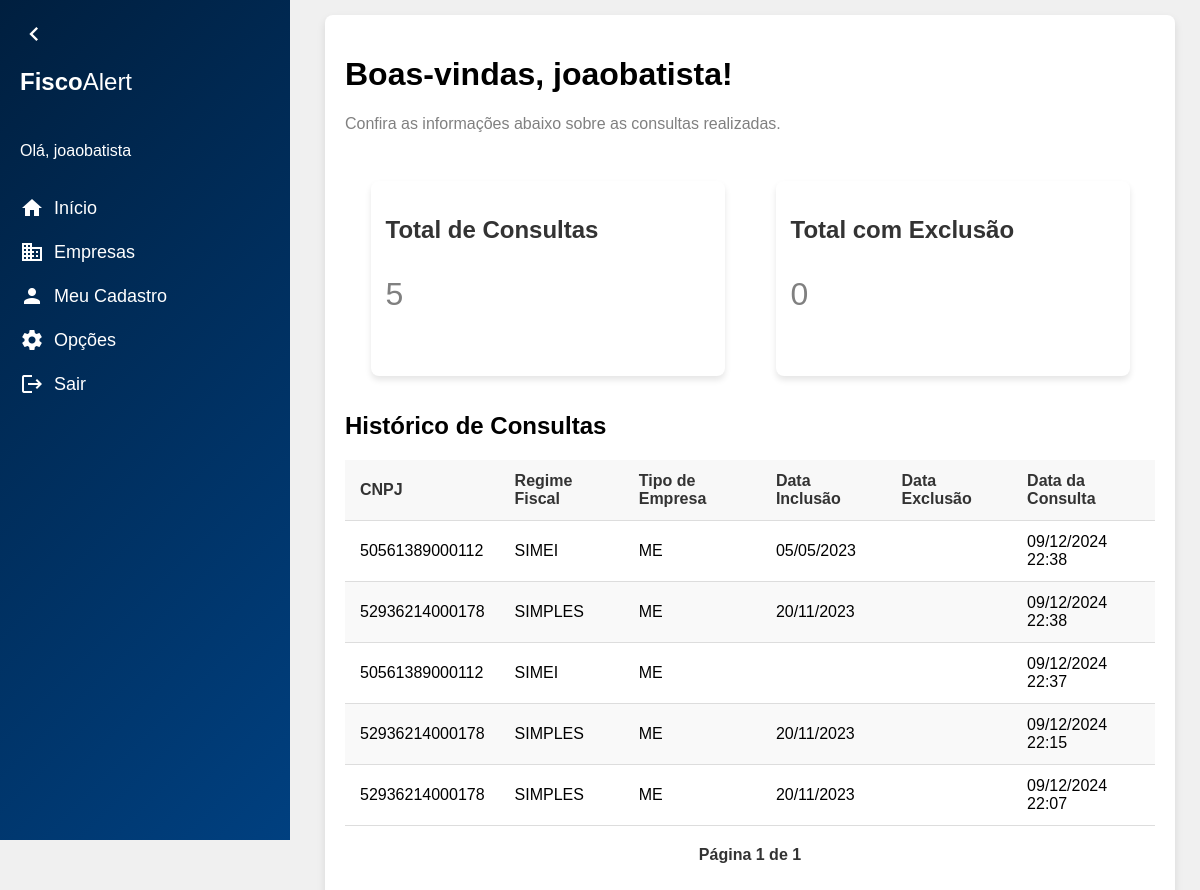
Screenshot of / (signed in) with the database file from the repository.
### contas/models.py (models this page shows)
class CustomUser(AbstractUser):
        escritorio = models.ForeignKey(
        Escritorio,
        on_delete=models.CASCADE,
        null=True,
        blank=True,
        related_name='usuarios'
    )

### clientes/models.py (models this page shows, shortened)
class ConsultaHistorico(models.Model):
    cnpj = models.CharField(max_length=14, verbose_name="CNPJ", db_index=True)
    regime_fiscal = models.CharField(max_length=100, verbose_name="Regime Fiscal", blank=True, null=True)
    tipo_empresa = models.CharField(max_length=100, verbose_name="Tipo Empresa", blank= True, null= True)
    data_inclusao = models.DateField(blank= True, null= True)
    data_exclusao = models.DateField(blank= True, null= True)
    data_consulta = models.DateTimeField(auto_now_add=True, verbose_name="Data da Consulta")
    escritorio = models.CharField(max_length=100, verbose_name="Escritorio", blank= True, null = True)
    class Meta:
        verbose_name = "Histórico de Consulta"
        verbose_name_plural = "Históricos de Consulta"
        ordering = ['-data_consulta']

### inicio/views.py (the view)
# urls.py: path('', inicio_view, name='inicio'),
@login_required
def inicio_view(request):
    total_consultas = ConsultaHistorico.objects.count()
    total_exclusoes = ConsultaHistorico.objects.filter(data_exclusao__isnull=False).count()
    consultas_list = ConsultaHistorico.objects.all().order_by('-data_consulta')
    paginator = Paginator(consultas_list, 10)
    page_number = request.GET.get('page')
    consultas = paginator.get_page(page_number)
    context = {
        'total_consultas': total_consultas,
        'total_exclusoes': total_exclusoes,
        'consultas': consultas,
    }
    return render(request, 'inicio.html', context)

### inicio/templates/inicio.html (shortened to what this page needs)
{% extends "base.html" %}
{% block content %}
<div class="content">
    <div class="container">
        <header>
            <h1>Boas-vindas, {{ user.username }}!</h1>
            <p>Confira as informações abaixo sobre as consultas realizadas.</p>
        </header>
        <div class="cards">
            <div class="card">
                <h2>Total de Consultas</h2>
                <p>{{ total_consultas }}</p>
            </div>
            <div class="card">
                <h2>Total com Exclusão</h2>
                <p>{{ total_exclusoes }}</p>
            </div>
        </div>
        <div class="historico">
            <h2>Histórico de Consultas</h2>
            <table>
                <thead>
                    <tr>
                        <th>CNPJ</th>
                        <th>Regime Fiscal</th>
                        <th>Tipo de Empresa</th>
                        <th>Data Inclusão</th>
                        <th>Data Exclusão</th>
                        <th>Data da Consulta</th>
                    </tr>
                </thead>
                <tbody>
                    {% for consulta in consultas %}
                    <tr>
                        <td>{{ consulta.cnpj }}</td>
                        <td>{{ consulta.regime_fiscal }}</td>
                        <td>{{ consulta.tipo_empresa }}</td>
                        <td>{{ consulta.data_inclusao|date:"d/m/Y" }}</td>
                        <td>{{ consulta.data_exclusao|date:"d/m/Y" }}</td>
                        <td>{{ consulta.data_consulta|date:"d/m/Y H:i" }}</td>
                    </tr>
                    {% empty %}
                    <tr>
                        <td colspan="6">Nenhuma consulta encontrada.</td>
                    </tr>
                    {% endfor %}
                </tbody>
            </table>
            <div class="pagination">
                <span class="step-links">
                    <span>Página {{ consultas.number }} de {{ consultas.paginator.num_pages }}</span>
                </span>
            </div>
        </div>
    </div>
    {% endblock %}

### app/templates/base.html (shortened to what this page needs)
<!DOCTYPE html>
<html lang="pt-BR">
<head>
</head>
<body>
    <nav class="sidebar collapsed" id="sidebar">
        <span class="material-icons toggle-btn" onclick="toggleSidebar()">chevron_left</span>
        <span class="logo"><strong>Fisco</strong>Alert</span>
        <div class="menu">
            {% if user.is_authenticated %}
            <p>Olá, {{ user.username }}</p>
            {% endif %}
            <a href="{% url 'inicio' %}">
                <span class="material-icons">home</span>
                <span class="text">Início</span>
            </a>
            <a href="{% url 'clientes' %}">
                <span class="material-icons">business</span>
                <span class="text">Empresas</span>
            </a>
            <a href="{% url 'escritorio_detalhes' id=1 %}">
                <span class="material-icons">person</span>
                <span class="text">Meu Cadastro</span>
            </a>
            <a href="#">
                <span class="material-icons">settings</span>
                <span class="text">Opções</span>
            </a>
            <a href="{% url 'logout' %}">
                <span class="material-icons">logout</span>
                <span class="text">Sair</span>
            </a>
        </div>
    </nav>
    {% block content %}
    {% endblock %}
</body>
</html>

### app/templates/base.html (style rules this page uses)
body { font-family: Arial, sans-serif; margin: 0; padding: 0; background-color: #f0f0f0; display: flex; }
.sidebar { width: 250px; background: linear-gradient(135deg, #001f3f, #004080); color: white; display: flex; align-items: flex-start; flex-direction: column; padding: 20px; height: 100vh; position: fixed; left: 0; top: 0; transition: width 0.2s; overflow: hidden; }
.sidebar .logo { font-size: 24px; margin-bottom: 30px; white-space: nowrap; overflow: hidden; transition: opacity 0.2s; }
.sidebar .menu { display: flex; flex-direction: column; gap: 20px; }
.sidebar .menu a { color: white; text-decoration: none; display: flex; align-items: center; gap: 10px; font-size: 18px; white-space: nowrap; overflow: hidden; transition: opacity 0.2s; }
.toggle-btn { font-size: 28px; cursor: pointer; color: white; margin-bottom: 20px; align-self: flex-start; transition: transform 0.2s; }
.content { display: flex; justify-content: center; margin-left: 270px; padding-left: 30px; padding-top: 15px; width: calc(100% - 270px); }
.container { width: 90%; background-color: white; padding: 20px; box-shadow: 0 4px 8px rgba(0, 0, 0, 0.1); border-radius: 8px; margin-bottom: 4rem; }
.container p { margin-bottom: 32px; color: grey; }
table { width: 100%; border-collapse: collapse; margin-bottom: 20px; }
table th, table td { padding: 12px 15px; text-align: left; border-bottom: 1px solid #ddd; }
table th { background-color: #f8f8f8; font-weight: bold; color: #333; }
table tbody tr:nth-child(even) { background-color: #f9f9f9; }
.cards { display: flex; justify-content: space-between; flex-wrap: wrap; }
.card { background: white; border-radius: 8px; box-shadow: 0 4px 6px rgba(0, 0, 0, 0.1); margin: 1rem auto; padding: 15px; width: 40%; text-align: left; transition: opacity 0.2s; }
.card h2 { color: #333; }
.card p { font-size: 2rem; margin-bottom: 3rem; }
.pagination { margin: 20px 0; text-align: center; }
.pagination .step-links span { margin: 0 5px; padding: 8px 16px; font-weight: bold; color: #333; }

### rows the page displays
CustomUser: username "joaobatista"
ConsultaHistorico: cnpj "50561389000112", regime_fiscal "SIMEI", tipo_empresa "ME", data_inclusao "05/05/2023", data_consulta "09/12/2024 22:38"
ConsultaHistorico: cnpj "52936214000178", regime_fiscal "SIMPLES", tipo_empresa "ME", data_inclusao "20/11/2023", data_consulta "09/12/2024 22:38"
ConsultaHistorico: cnpj "50561389000112", regime_fiscal "SIMEI", tipo_empresa "ME", data_consulta "09/12/2024 22:37"
ConsultaHistorico: cnpj "52936214000178", regime_fiscal "SIMPLES", tipo_empresa "ME", data_inclusao "20/11/2023", data_consulta "09/12/2024 22:15"
ConsultaHistorico: cnpj "52936214000178", regime_fiscal "SIMPLES", tipo_empresa "ME", data_inclusao "20/11/2023", data_consulta "09/12/2024 22:07"

### other values shown
{{ total_consultas }} "5"
{{ total_exclusoes }} "0"
{{ consultas.number }} "1"
{{ consultas.paginator.num_pages }} "1"
